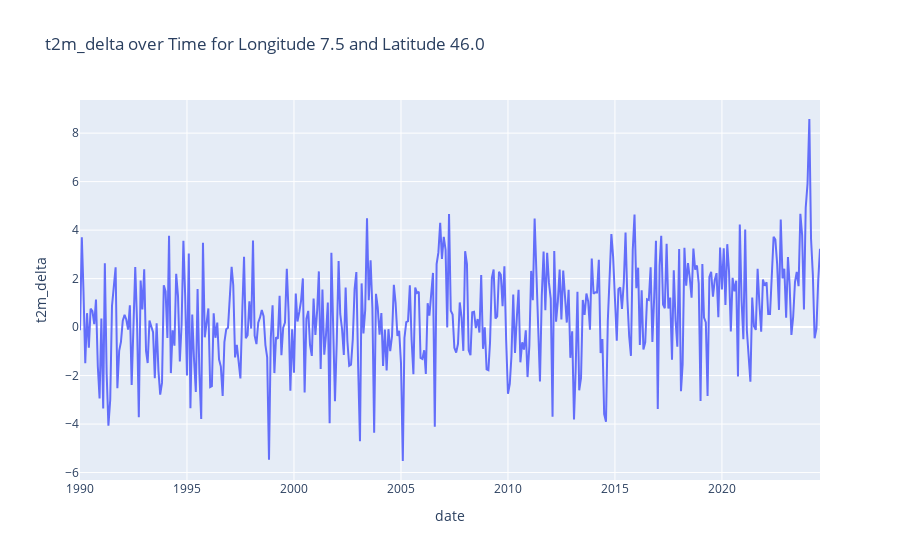

Write notebook code for a chart like this one.
### Code cell
# Assuming your dataframe is named df
filtered_df = df[(df['longitude'] == 7.5) & (df['latitude'] == 46.0)]

fig = px.line(filtered_df, x='date', y='t2m_delta', title='t2m_delta over Time for Longitude 7.5 and Latitude 46.0')
fig.show()

### Figure 1 — Plotly figure (JSON) as saved in the notebook; plotly's stock layout.template omitted (floating-point values rounded to 4 significant figures; data arrays with more than 128 entries replaced by an {"elided": "..."} marker saying what was removed)
{"data": [{"hovertemplate": "date=%{x}<br>t2m_delta=%{y}<extra></extra>", "legendgroup": "", "line": {"color": "#636efa", "dash": "solid"}, "marker": {"symbol": "circle"}, "mode": "lines", "name": "", "orientation": "v", "showlegend": false, "type": "scatter", "x": {"elided": "416 str values"}, "xaxis": "x", "y": {"elided": "416 float values"}, "yaxis": "y"}], "layout": {"legend": {"tracegroupgap": 0}, "title": {"text": "t2m_delta over Time for Longitude 7.5 and Latitude 46.0"}, "xaxis": {"anchor": "y", "domain": [0, 1], "title": {"text": "date"}}, "yaxis": {"anchor": "x", "domain": [0, 1], "title": {"text": "t2m_delta"}}}}
